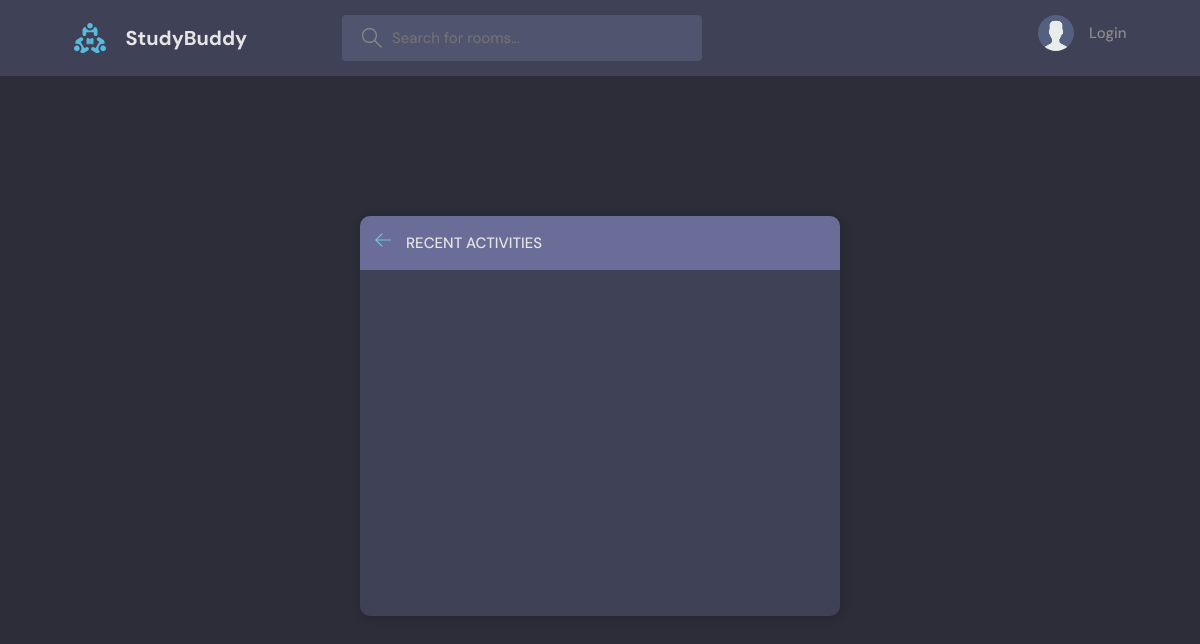
The page /activity/ on the database as committed earlier.
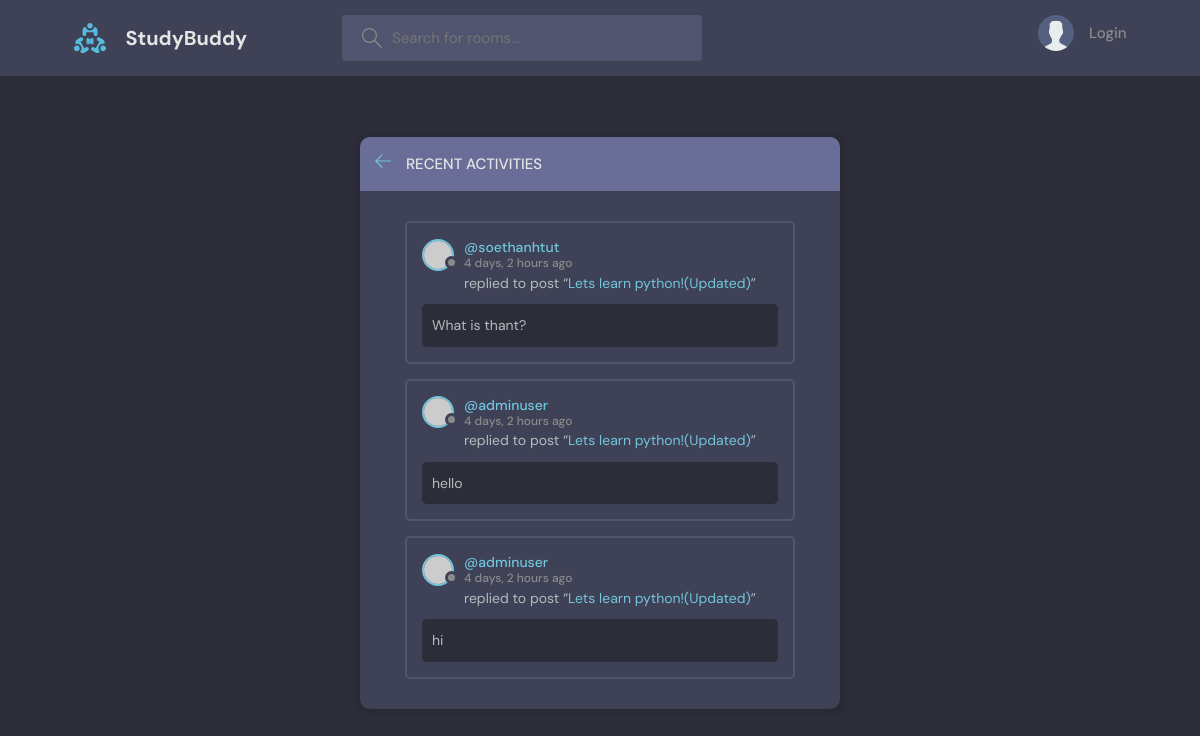
The same page on the database as committed later.
### base/models.py (models this page shows, shortened)
class Message(models.Model):
    user=models.ForeignKey(User,on_delete=models.CASCADE)
    room=models.ForeignKey(Room,on_delete=models.CASCADE)
    body=models.TextField()
    updated=models.DateTimeField(auto_now=True)
    created=models.DateTimeField(auto_now_add=True)
    class Meta:
        ordering=['-updated','-created']

class Room(models.Model):
    host=models.ForeignKey(User,on_delete=models.SET_NULL,null=True)
    topic=models.ForeignKey(Topic,on_delete=models.SET_NULL,null=True)
    name=models.CharField(max_length=200)
    description=models.TextField(null=True,blank=True)
    participants=models.ManyToManyField(User,related_name='participants',blank=True)
    updated=models.DateTimeField(auto_now=True)
    created=models.DateTimeField(auto_now_add=True)
    class Meta:
        ordering=['-updated','-created']
    def __str__(self):
        return self.name

### base/views.py (the view)
# urls.py: path('activity/', views.activity_page ,name='activity'),
def activity_page(request):
    messages=Message.objects.all()
    context={'messages':messages}
    return render(request,'base/activity.html',context)

### templates/base/activity.html (shortened to what this page needs)
{% extends 'main.html' %} {% block content %}
<main class="layout">
  <div class="container">
    <div class="layout__box">
      <div class="layout__boxHeader">
        <div class="layout__boxTitle">
          <a href="{{request.META.HTTP_REFERER}}">
            <svg
              version="1.1"
              xmlns="http://www.w3.org/2000/svg"
              width="32"
              height="32"
              viewBox="0 0 32 32"
            >
              <title>arrow-left</title>
              <path
                d="M13.723 2.286l-13.723 13.714 13.719 13.714 1.616-1.611-10.96-10.96h27.625v-2.286h-27.625l10.965-10.965-1.616-1.607z"
              ></path>
            </svg>
          </a>
          <h3>Recent Activities</h3>
        </div>
      </div>
      <div class="activities-page layout__body">
        {% for message in messages %}
        <div class="activities__box">
          <div class="activities__boxHeader roomListRoom__header">
            <a
              href="{% url 'profile' message.user.id%}"
              class="roomListRoom__author"
            >
              <div class="avatar avatar--small">
                <img src="https://randomuser.me/api/portraits/women/11.jpg" />
              </div>
              <p>
                @{{message.user}}
                <span>{{message.created|timesince}} ago</span>
              </p>
            </a>
          </div>
          <div class="activities__boxContent">
            <p>
              replied to post “<a href="{% url 'room' message.room.id%}"
                >{{message.room}}</a
              >”
            </p>
            <div class="activities__boxRoomContent">{{message.body}}</div>
          </div>
        </div>
        {% endfor %}
      </div>
    </div>
  </div>
</main>
{% endblock content %}

Rows that differ between the two databases and show on the page:
added Message: user "soethanhtut", created "4 days, 2 hours", room "Lets learn python!(Updated)", body "What is thant?"
added Message: user "adminuser", created "4 days, 2 hours", room "Lets learn python!(Updated)", body "hello"
added Message: user "adminuser", created "4 days, 2 hours", room "Lets learn python!(Updated)", body "hi"
